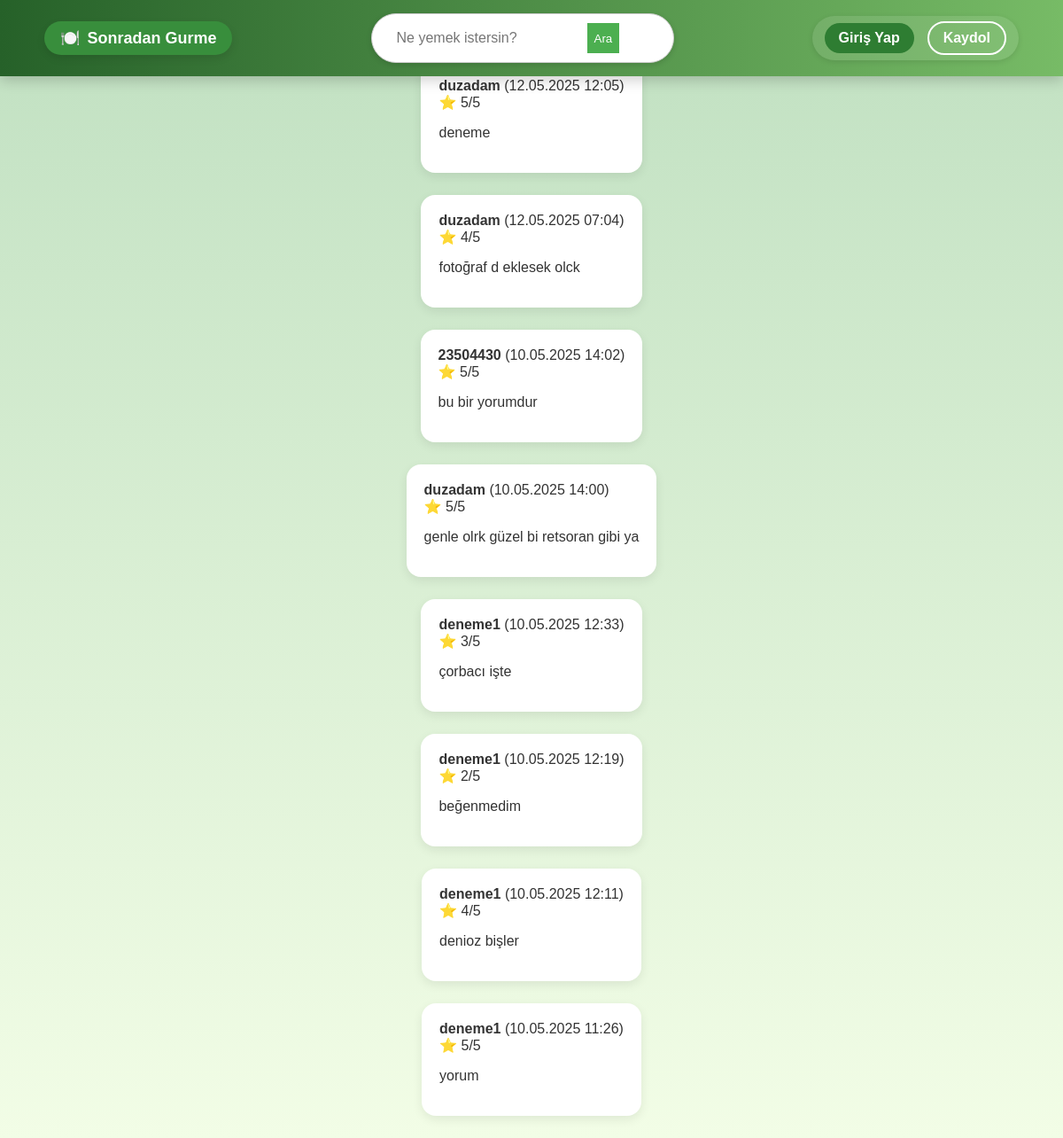
/sgapp/yorumlar/, run on the app's committed database.
### sgapp/models.py (models this page shows, shortened)
class Review(models.Model):
    RATING_CHOICES = [(i, str(i)) for i in range(1, 6)]
    user = models.ForeignKey(User, on_delete=models.CASCADE)
    restaurant = models.ForeignKey('Restaurant', on_delete=models.CASCADE)  # 👈 Tırnak içinde!
    comment = models.TextField()
    rating = models.IntegerField(choices=RATING_CHOICES)
    created_at = models.DateTimeField(auto_now_add=True)
    status = models.CharField(max_length=20, choices=[
        ('pending', 'Bekliyor'),
        ('approved', 'Onaylandı'),
        ('rejected', 'Reddedildi')
    ], default='pending')

class User(AbstractUser):
    ROLE_CHOICES = (
        ('normal', 'Normal Kullanıcı'),
        ('gurme', 'Gurme'),
        ('moderator', 'Moderatör'),
    )
    role = models.CharField(max_length=10, choices=ROLE_CHOICES, default='normal')
    bio = models.TextField(blank=True)
    profile_picture = models.ImageField(upload_to='profiles/', null=True, blank=True)
    favorite_dish = models.CharField(max_length=100, blank=True, null=True)

### sgapp/views.py (the view)
# urls.py: path('yorumlar/', views.yorumlar_view, name='yorumlar'),
def yorumlar_view(request):
    yorumlar = Review.objects.filter(status='approved').order_by('-created_at')
    return render(request, 'yorumlar.html', {'yorumlar': yorumlar})

### sgapp/context_processors.py (called while the page is built, shortened)
def moderator_bildirimler(request):
    return {}

### templates/yorumlar.html
{% extends "base.html" %}
{% block content %}
<h2>📝 Yorumlar</h2>
{% if yorumlar %}
    {% for yorum in yorumlar %}
        <div class="yorum-karti">
            <strong>{{ yorum.user.username }}</strong>
            <span>({{ yorum.created_at|date:"d.m.Y H:i" }})</span><br>
            ⭐ {{ yorum.rating }}/5<br>
            <p>{{ yorum.comment }}</p>
        </div>
    {% endfor %}
{% else %}
    <p>Henüz onaylı yorum bulunamadı.</p>
{% endif %}
{% endblock %}

### static/css/styles.css (style rules this page uses)
body { font-family: 'Poppins', sans-serif; background: linear-gradient(to bottom, #c0e0c1, #f2fde6); color: #333; margin: 0; padding: 0; display: flex; flex-direction: column; align-items: center; }
.yorum-karti { background-color: #ffffff; border-radius: 16px; box-shadow: 0 4px 12px rgba(0,0,0,0.08); padding: 20px; margin-bottom: 25px; text-align: left; }

### data on the page
Review: user.username "duzadam", created_at "12.05.2025 12:05", rating "5", comment "deneme"
Review: user.username "duzadam", created_at "12.05.2025 07:04", rating "4", comment "fotoğraf d eklesek olck"
Review: user.username "23504430", created_at "10.05.2025 14:02", rating "5", comment "bu bir yorumdur"
Review: user.username "duzadam", created_at "10.05.2025 14:00", rating "5", comment "genle olrk güzel bi retsoran gibi ya"
Review: user.username "deneme1", created_at "10.05.2025 12:33", rating "3", comment "çorbacı işte"
Review: user.username "deneme1", created_at "10.05.2025 12:19", rating "2", comment "beğenmedim"
Review: user.username "deneme1", created_at "10.05.2025 12:11", rating "4", comment "denioz bişler"
Review: user.username "deneme1", created_at "10.05.2025 11:26", rating "5", comment "yorum"
